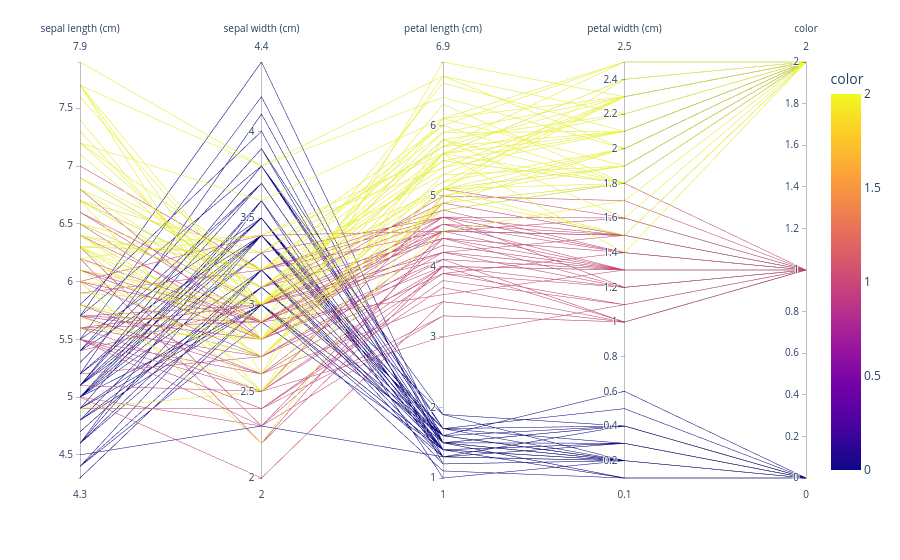

Notebook cell for this chart:
### Code cell
import plotly.express as px
df = px.data.iris()
fig = px.parallel_coordinates(x, color=iris.target,
                              labels=iris.feature_names,
                              color_continuous_midpoint=1)
fig.show()

### Figure 1 — Plotly figure (JSON) as saved in the notebook; plotly's stock layout.template omitted (floating-point values rounded to 4 significant figures; data arrays with more than 128 entries replaced by an {"elided": "..."} marker saying what was removed)
{"data": [{"dimensions": [{"label": "sepal length (cm)", "values": {"elided": "150 float values"}}, {"label": "sepal width (cm)", "values": {"elided": "150 float values"}}, {"label": "petal length (cm)", "values": {"elided": "150 float values"}}, {"label": "petal width (cm)", "values": {"elided": "150 float values"}}, {"label": "color", "values": {"elided": "150 int values"}}], "domain": {"x": [0, 1], "y": [0, 1]}, "line": {"color": {"elided": "150 int values"}, "coloraxis": "coloraxis"}, "name": "", "type": "parcoords"}], "layout": {"coloraxis": {"cmid": 1, "colorbar": {"title": {"text": "color"}}, "colorscale": [[0, "#0d0887"], [0.1111, "#46039f"], [0.2222, "#7201a8"], [0.3333, "#9c179e"], [0.4444, "#bd3786"], [0.5556, "#d8576b"], [0.6667, "#ed7953"], [0.7778, "#fb9f3a"], [0.8889, "#fdca26"], [1, "#f0f921"]]}, "legend": {"tracegroupgap": 0}, "margin": {"t": 60}}}
